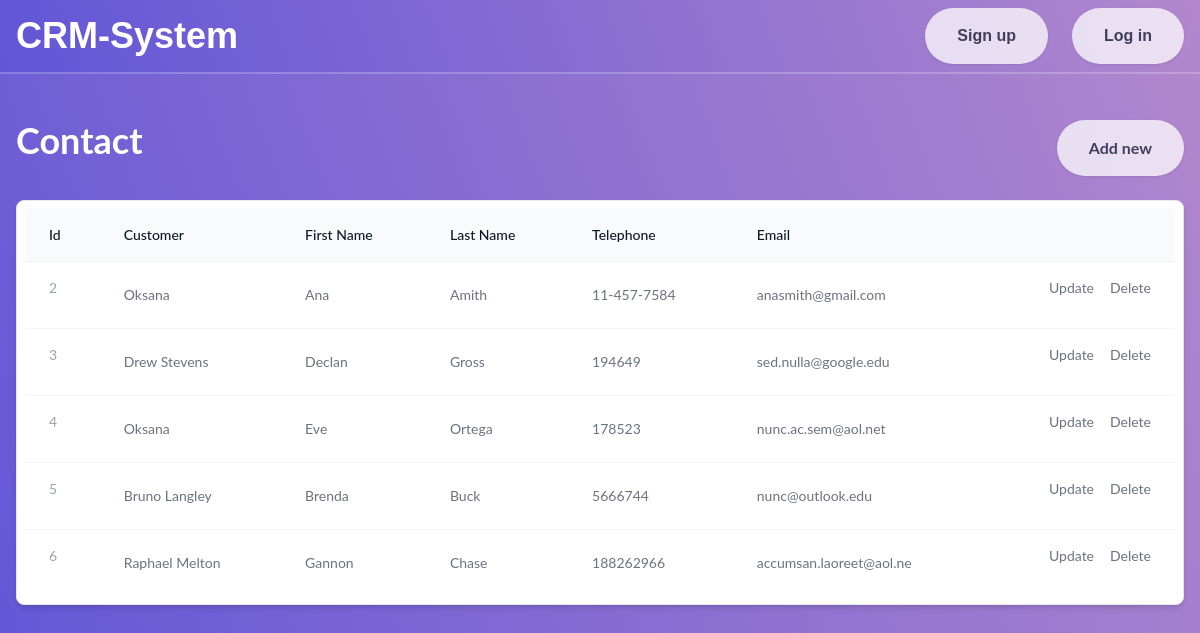
The page /displaycontact.php on the database its author committed.
### tables this page shows
CREATE TABLE `contacts` (
  `id` int NOT NULL,
  `customer_id` int NOT NULL,
  `firstName` varchar(100) NOT NULL,
  `lastName` varchar(100) NOT NULL,
  `telephoneAdress` varchar(100) NOT NULL,
  `emailAdress` varchar(100) NOT NULL
);

CREATE TABLE `customers` (
  `id` int NOT NULL,
  `customername` varchar(100) NOT NULL,
  `adress` varchar(100) NOT NULL,
  `postalcode` varchar(10) NOT NULL,
  `place` varchar(100) NOT NULL,
  `tel` varchar(100) NOT NULL,
  `email` varchar(100) NOT NULL
);

### displaycontact.php (the view, shortened to what this page needs)
<?php
require_once '../crm-system/partials/header.php';
require_once 'includes/db.inc.php';
?>
<section class="pt-12 md:pt-20 pb-6 px-4 max-w-screen-xl mx-auto" style="font-family:'Lato',sans-serif;">
    <div class="pt-10 mx-auto flex justify-between mb-6">
        <div class="text-4xl font-bold text-white text-center">Contact</div>
        <div>
            <a href="contact.php"><button class="mx-auto lg:mx-0 hover:underline bg-white text-gray-800 font-bold rounded-full mt-4 lg:mt-0 py-4 px-8 shadow opacity-75 focus:outline-none focus:shadow-outline transform transition hover:scale-105 duration-300 ease-in-out">
                    Add new
                </button></a>
        </div>
    </div>
    <div class="overflow-x-auto rounded-lg border bg-white border-gray-200 shadow-md mx-auto p-2">
        <table class="w-full border-collapse  text-left text-sm text-gray-500">
            <thead class="bg-gray-50">
                <tr>
                    <th scope="col" class="px-6 py-4 font-medium text-gray-900">Id</th>
                    <th scope="col" class="px-6 py-4 font-medium text-gray-900">Customer</th>
                    <th scope="col" class="px-6 py-4 font-medium text-gray-900">First Name</th>
                    <th scope="col" class="px-6 py-4 font-medium text-gray-900">Last Name</th>
                    <th scope="col" class="px-6 py-4 font-medium text-gray-900">Telephone</th>
                    <th scope="col" class="px-6 py-4 font-medium text-gray-900">Email</th>
                    <th scope="col" class="px-6 py-4 font-medium text-gray-900"></th>
                </tr>
            </thead>
            <tbody class="divide-y divide-gray-100 border-t border-gray-100">
                <?php
                $sql = "SELECT * FROM contacts";
                $result = $conn->query($sql);
                if ($result) {
                    while ($row = mysqli_fetch_assoc($result)) {
                        $customer_id = $row['customer_id'];
                        $customer_con = "SELECT * FROM customers WHERE id='$customer_id'";
                        $customer_con_run = mysqli_query($conn, $customer_con); ?>
                        <tr class="hover:bg-gray-50">
                            <th class="flex gap-3 px-6 py-4 font-normal text-gray-900">
                                <div class="text-sm">
                                    <div class="text-gray-400"><?php echo $row['id']; ?></div>
                                </div>
                            </th>
                            <td class="px-6 py-4"><?php foreach ($customer_con_run as $cutomer_row) {
                                 echo $cutomer_row['customername'];
                             } ?></td>
                            <td class="px-6 py-4"><?php echo $row['firstName']; ?></td>
                            <td class="px-6 py-4"><?php echo $row['lastName']; ?></td>
                            <td class="px-6 py-4"><?php echo $row['telephoneAdress']; ?></td>
                            <td class="px-6 py-4"><?php echo $row['emailAdress']; ?></td>
                            <td class="px-6 py-4">
                                <div class="flex justify-end gap-4">
                                    <form action="editcontact.php" method="POST">
                                        <button type="submit" name="update">Update</button>
                                    </form>
                                    <form action="includes/contact.inc.php" method="POST">
                                        <button type="submit" name="delete">Delete</button>
                                    </form>
                                </div>
                            </td>
                        </tr>
                    <?php
                    }
                }
                ?>
            </tbody>
        </table>
    </div>
</section>

### rows shown on the page
contacts: id "2", firstName "Ana", lastName "Amith", telephoneAdress "11-457-7584", emailAdress "anasmith@gmail.com"
customers: customername "Oksana"
contacts: id "3", firstName "Declan", lastName "Gross", telephoneAdress "194649", emailAdress "sed.nulla@google.edu"
customers: customername "Drew Stevens"
contacts: id "4", firstName "Eve", lastName "Ortega", telephoneAdress "178523", emailAdress "nunc.ac.sem@aol.net"
contacts: id "5", firstName "Brenda", lastName "Buck", telephoneAdress "5666744", emailAdress "nunc@outlook.edu"
customers: customername "Bruno Langley"
contacts: id "6", firstName "Gannon", lastName "Chase", telephoneAdress "188262966", emailAdress "accumsan.laoreet@aol.ne"
customers: customername "Raphael Melton"
